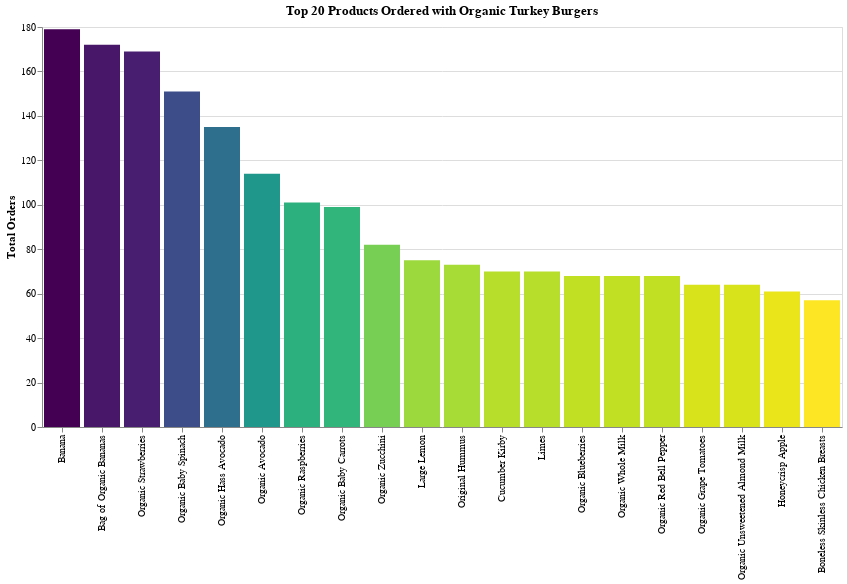

The code cell stored with this chart in its notebook:
### Code cell
chart_title = "Top 20 Products Ordered with Organic Turkey Burgers"
x_label = "index:O"
y_label = 'count:Q'
pct_of_orders = 'pct_orders:Q'
product_num = 'product_id:O'
sort_list = org_turkey_burger_df['index'].tolist()


turkey_chart = alt.Chart(org_turkey_burger_df).mark_bar().encode(
    alt.X(x_label, bin=False, sort=sort_list, title=""),
    alt.Y(y_label, title="Total Orders"),
    color = alt.Color(y_label, legend=None, sort="descending", scale=alt.Scale(scheme='viridis')),
    tooltip=[alt.Tooltip(x_label, title="Item"), alt.Tooltip(y_label), alt.Tooltip(pct_of_orders, title="% of Orders"), alt.Tooltip(product_num)]
    ).properties(title=chart_title, width=800, height=400)

turkey_chart

### Figure 1 — Vega-Lite specification as saved in the notebook (floating-point values rounded to 4 significant figures)
{"$schema": "https://vega.github.io/schema/vega-lite/v2.6.0.json", "config": {"background": "white", "view": {"height": 300, "width": 400}}, "data": {"name": "data-0d4bd6dfb2a8e57c127863426a3d7e95"}, "datasets": {"data-0d4bd6dfb2a8e57c127863426a3d7e95": [{"count": 179, "difference": 2.947, "index": "Banana", "pct_orders": 16.76, "pop_pct_orders": 13.81, "product_id": 24852}, {"count": 172, "difference": 5.008, "index": "Bag of Organic Bananas", "pct_orders": 16.1, "pop_pct_orders": 11.09, "product_id": 13176}, {"count": 169, "difference": 8.083, "index": "Organic Strawberries", "pct_orders": 15.82, "pop_pct_orders": 7.737, "product_id": 21137}, {"count": 151, "difference": 7.069, "index": "Organic Baby Spinach", "pct_orders": 14.14, "pop_pct_orders": 7.071, "product_id": 21903}, {"count": 135, "difference": 6.397, "index": "Organic Hass Avocado", "pct_orders": 12.64, "pop_pct_orders": 6.243, "product_id": 47209}, {"count": 114, "difference": 5.502, "index": "Organic Avocado", "pct_orders": 10.67, "pop_pct_orders": 5.168, "product_id": 47766}, {"count": 101, "difference": 5.454, "index": "Organic Raspberries", "pct_orders": 9.46, "pop_pct_orders": 4.006, "product_id": 27966}, {"count": 99, "difference": 7.022, "index": "Organic Baby Carrots", "pct_orders": 9.27, "pop_pct_orders": 2.248, "product_id": 42265}, {"count": 82, "difference": 4.616, "index": "Organic Zucchini", "pct_orders": 7.68, "pop_pct_orders": 3.064, "product_id": 45007}, {"count": 75, "difference": 2.558, "index": "Large Lemon", "pct_orders": 7.02, "pop_pct_orders": 4.462, "product_id": 47626}, {"count": 73, "difference": 4.755, "index": "Original Hummus", "pct_orders": 6.84, "pop_pct_orders": 2.085, "product_id": 30489}, {"count": 70, "difference": 3.705, "index": "Cucumber Kirby", "pct_orders": 6.55, "pop_pct_orders": 2.845, "product_id": 49683}, {"count": 70, "difference": 2.439, "index": "Limes", "pct_orders": 6.55, "pop_pct_orders": 4.111, "product_id": 26209}, {"count": 68, "difference": 3.445, "index": "Organic Blueberries", "pct_orders": 6.37, "pop_pct_orders": 2.925, "product_id": 39275}, {"count": 68, "difference": 2.339, "index": "Organic Whole Milk", "pct_orders": 6.37, "pop_pct_orders": 4.031, "product_id": 27845}, {"count": 68, "difference": 4.69, "index": "Organic Red Bell Pepper", "pct_orders": 6.37, "pop_pct_orders": 1.68, "product_id": 10749}, {"count": 64, "difference": 3.527, "index": "Organic Grape Tomatoes", "pct_orders": 5.99, "pop_pct_orders": 2.463, "product_id": 40706}, {"count": 64, "difference": 4.298, "index": "Organic Unsweetened Almond Milk", "pct_orders": 5.99, "pop_pct_orders": 1.692, "product_id": 35951}, {"count": 61, "difference": 3.378, "index": "Honeycrisp Apple", "pct_orders": 5.71, "pop_pct_orders": 2.332, "product_id": 45066}, {"count": 57, "difference": 3.87, "index": "Boneless Skinless Chicken Breasts", "pct_orders": 5.34, "pop_pct_orders": 1.47, "product_id": 25890}]}, "encoding": {"color": {"field": "count", "legend": null, "scale": {"scheme": "viridis"}, "sort": "descending", "type": "quantitative"}, "tooltip": [{"field": "index", "title": "Item", "type": "ordinal"}, {"field": "count", "type": "quantitative"}, {"field": "pct_orders", "title": "% of Orders", "type": "quantitative"}, {"field": "product_id", "type": "ordinal"}], "x": {"bin": false, "field": "index", "sort": ["Banana", "Bag of Organic Bananas", "Organic Strawberries", "Organic Baby Spinach", "Organic Hass Avocado", "Organic Avocado", "Organic Raspberries", "Organic Baby Carrots", "Organic Zucchini", "Large Lemon", "Original Hummus", "Cucumber Kirby", "Limes", "Organic Blueberries", "Organic Whole Milk", "Organic Red Bell Pepper", "Organic Grape Tomatoes", "Organic Unsweetened Almond Milk", "Honeycrisp Apple", "Boneless Skinless Chicken Breasts"], "title": "", "type": "ordinal"}, "y": {"field": "count", "title": "Total Orders", "type": "quantitative"}}, "height": 400, "mark": "bar", "title": "Top 20 Products Ordered with Organic Turkey Burgers", "width": 800}
